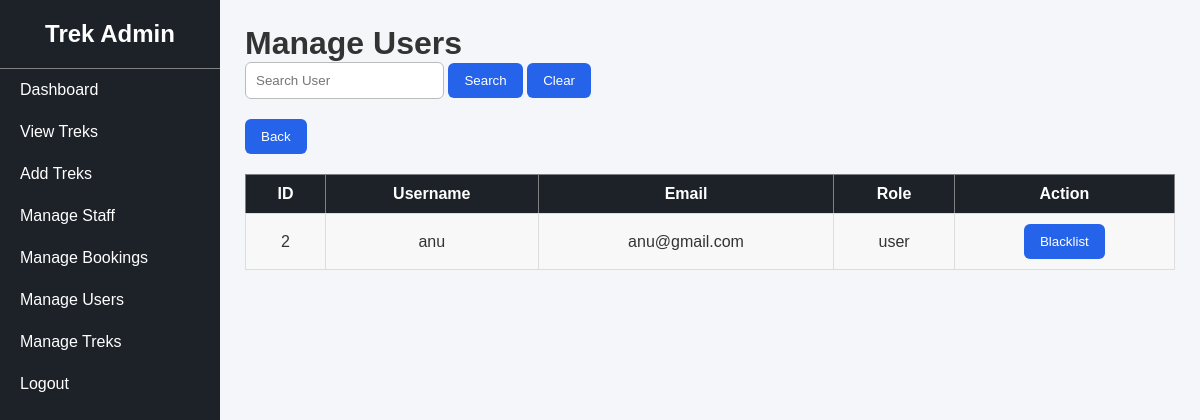
The app's page /manage_users (signed in), older data.
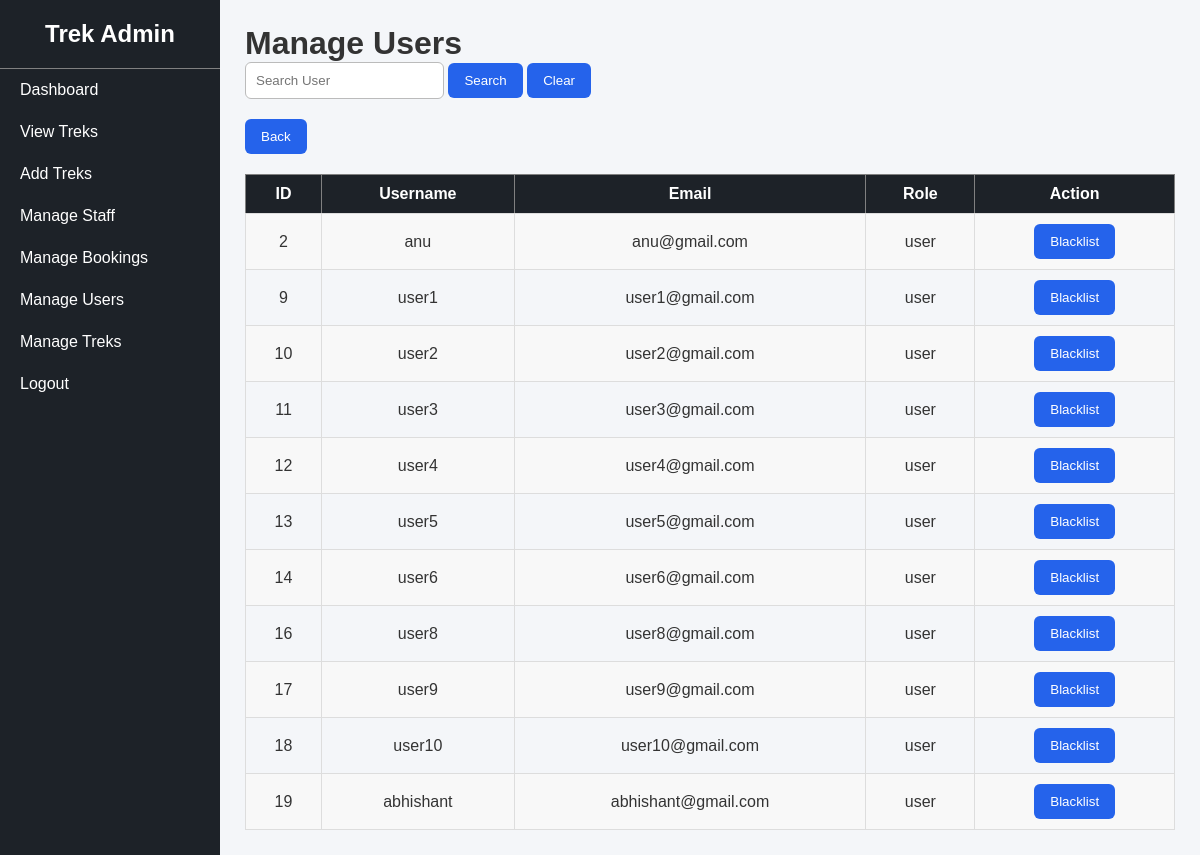
The same page, newer data.
### tables this page shows
CREATE TABLE users(
                 id INTEGER PRIMARY KEY AUTOINCREMENT,
                 username TEXT UNIQUE NOT NULL,
                 email TEXT UNIQUE NOT NULL,
                 mobile TEXT UNIQUE,
                 password TEXT NOT NULL,
                 role TEXT NOT NULL DEFAULT 'user');

### app.py (the view)
@app.route("/manage_users")
def manage_users():
    if "user" not in session or session["user"] != "admin":
        return "Access Denied"
    conn = get_db_connnection()
    search = request.args.get("search","")
    if search:
        users = conn.execute("""
                             SELECT * FROM users WHERE username LIKE ? OR id LIKE ?""",("%"+search+"%","%"+search+"%")).fetchall()
    else:
        users = conn.execute(""" SELECT *FROM users where role = "user" """).fetchall()
    conn.close()
    return render_template("manage_users.html", users=users)

### app.py (called while the page is built)
def get_db_connnection():
    conn = sqlite3.connect("database.db")
    conn.row_factory =sqlite3.Row
    return conn

### templates/manage_users.html
{% extends "admin_base.html" %}
{% block content %}
<h1>Manage Users</h1>
<form method="GET">
<input type="text" name="search" placeholder="Search User">
<button class="sbtn"> Search </button>
<a href="/manage_users">
    <button type="button" class="sbtn"> Clear </button>
    </a>
</form>
<a href="/admin_dashboard"><button type="button" class="sbtn" style="margin-top: 20px;">Back</button></a>
<table border="1">
<tr>
    <th>ID</th>
    <th>Username</th>
    <th>Email</th>
    <th>Role</th>
    <th>Action</th>
</tr>
{% for user in users %}
<tr>
<td>{{ user["id"] }}</td>
<td>{{ user["username"] }}</td>
<td>{{ user["email"] }}</td>
<td>{{ user["role"] }}</td>
<td>
    {% if user["role"] != "admin" and user["role"] != "blacklisted" %}
        <a href="/blacklist_user/{{ user['id'] }}">
            <button type="button" class="sbtn">Blacklist</button>
        </a>
    {% else %}
        {{ user["role"] }}
    {% endif %}
</td>
</tr>
{% endfor %}
</table>
{% endblock %}

Row changes from the older to the newer data that the page shows:
added users: id "9", username "user1", email "user1@gmail.com", role "user"
added users: id "10", username "user2", email "user2@gmail.com", role "user"
added users: id "11", username "user3", email "user3@gmail.com", role "user"
added users: id "12", username "user4", email "user4@gmail.com", role "user"
added users: id "13", username "user5", email "user5@gmail.com", role "user"
added users: id "14", username "user6", email "user6@gmail.com", role "user"
added users: id "16", username "user8", email "user8@gmail.com", role "user"
added users: id "17", username "user9", email "user9@gmail.com", role "user"
added users: id "18", username "user10", email "user10@gmail.com", role "user"
added users: id "19", username "abhishant", email "abhishant@gmail.com", role "user"
